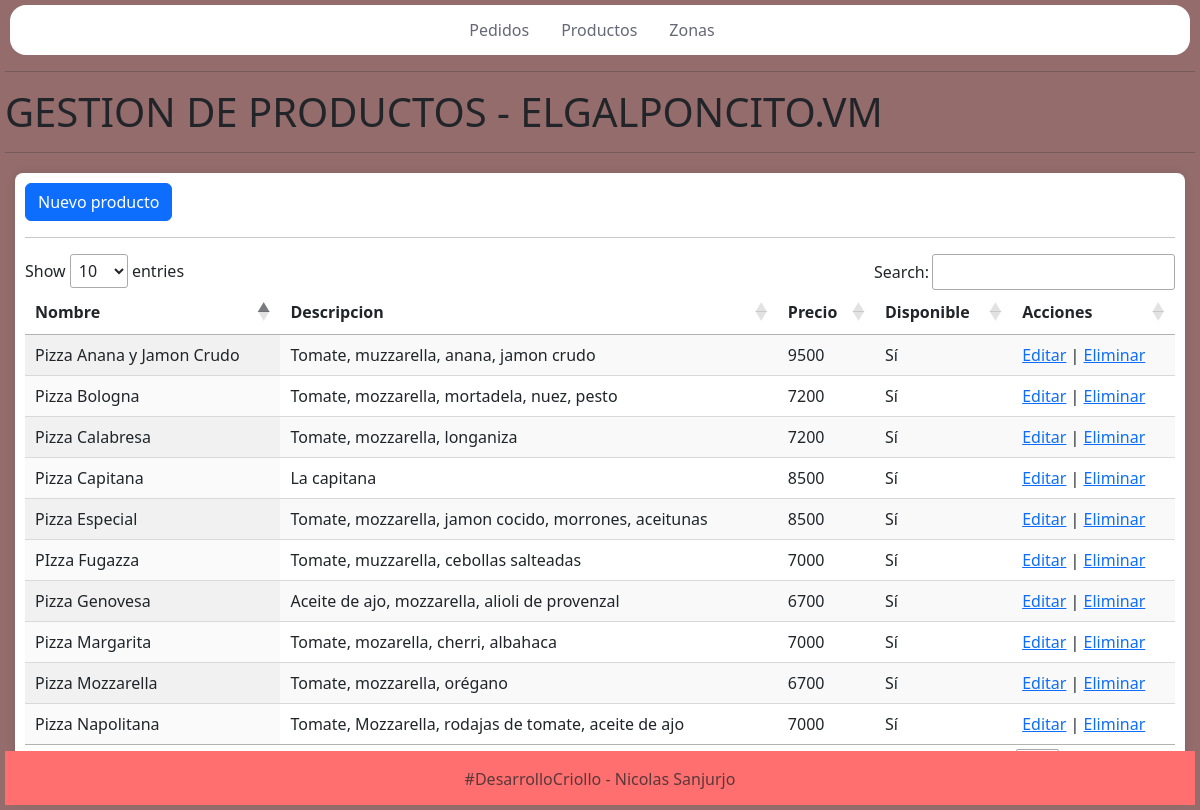
Before: /gestionargalponcito/productos/ with the older database file.
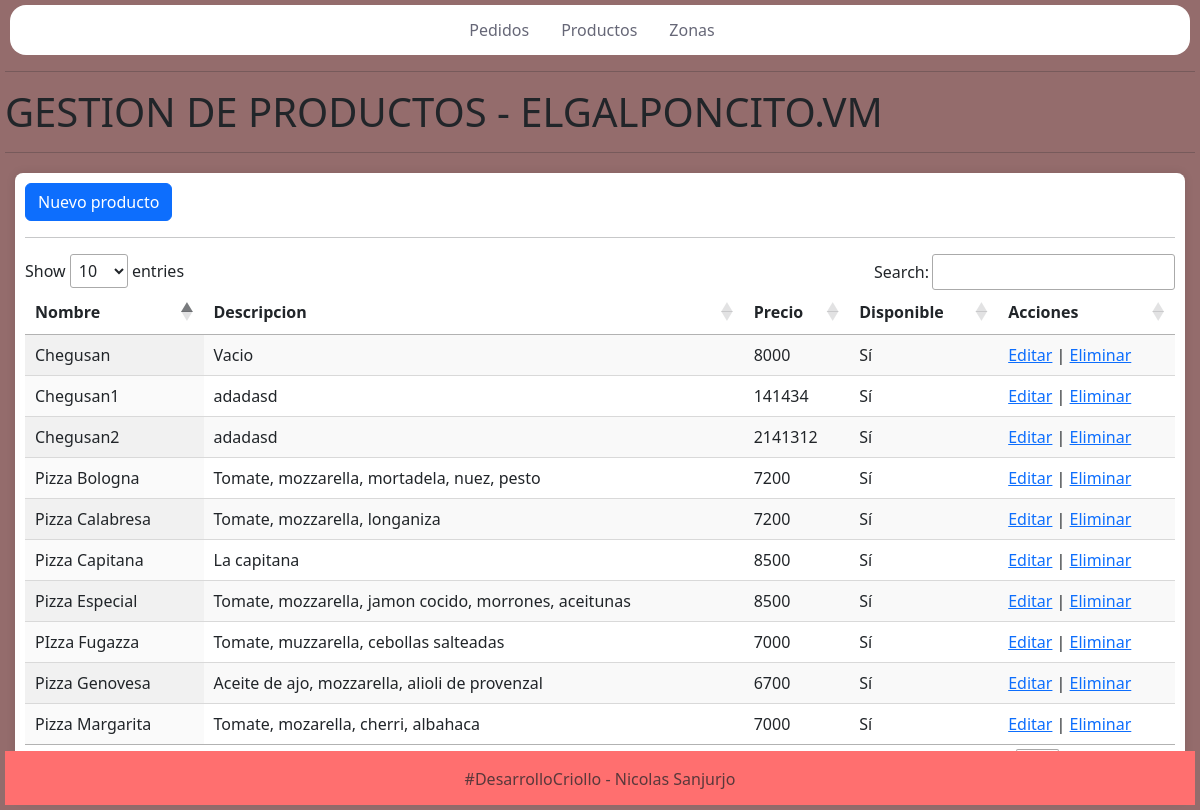
After: the same page with the newer database file.
### productos/models.py (models this page shows, shortened)
class Producto(models.Model):
    nombre = models.CharField(max_length=75)
    descripcion = models.CharField(max_length=200)
    precio = models.IntegerField()
    disponible = models.BooleanField()
    masasxunidad = models.DecimalField(decimal_places=1, max_digits=4)

### productos/views.py (the view)
# urls.py: path('gestionargalponcito/productos/', include('productos.urls')),
def productos(request):
    productos = Producto.objects.all()
    return render(request, 'productos/productos.html', {'productos': productos})

### templates/productos/productos.html (shortened to what this page needs)
{% extends "gestion/index.html" %}
{% load static %}
{% block content %}
<HR></HR>
<h1>GESTION DE PRODUCTOS - ELGALPONCITO.VM</h1>
<HR></HR>
<div id="contenedor">
    <a class="btn btn-primary" href="{% url 'NuevoProducto' %}" role="button">Nuevo producto</a>
    <hr>
	<table id="myTable" class="display">
	    <thead>
		<tr>
		<th>Nombre</th>
		<th>Descripcion</th>
		<th>Precio</th>
        <th>Disponible</th>
        <th>Acciones</th>
		</tr>
		</thead>
		<tbody>
            {% for producto in productos %}
            <tr>
                <td>{{ producto.nombre }}</td>
                <td>{{ producto.descripcion }}</td>
                <td>{{ producto.precio }}</td>
                <td>{% if producto.disponible %}Sí{% else %}No{% endif %}</td>
                <td>
                    <a href="{% url 'update_pro' pk=producto.id %}">Editar</a>
                    |
                    <a href="{% url 'delete_pro' pk=producto.id %}">Eliminar</a>
                </td>
            </tr>
        {% endfor %}
		</tbody>
	</table>
</div>
{% endblock  %}

Changed rows visible on the page:
no longer on this page (row unchanged): Producto: nombre "Pizza Napolitana", descripcion "Tomate, Mozzarella, rodajas de tomate, aceite de ajo", precio "7000", disponible "Sí"
no longer on this page (row unchanged): Producto: nombre "Pizza Mozzarella", descripcion "Tomate, mozzarella, orégano", precio "6700", disponible "Sí"
removed Producto: nombre "Pizza Anana y Jamon Crudo", descripcion "Tomate, muzzarella, anana, jamon crudo", precio "9500", disponible "Sí"
added Producto: nombre "Chegusan", descripcion "Vacio", precio "8000", disponible "Sí"
added Producto: nombre "Chegusan1", descripcion "adadasd", precio "141434", disponible "Sí"
added Producto: nombre "Chegusan2", descripcion "adadasd", precio "2141312", disponible "Sí"
